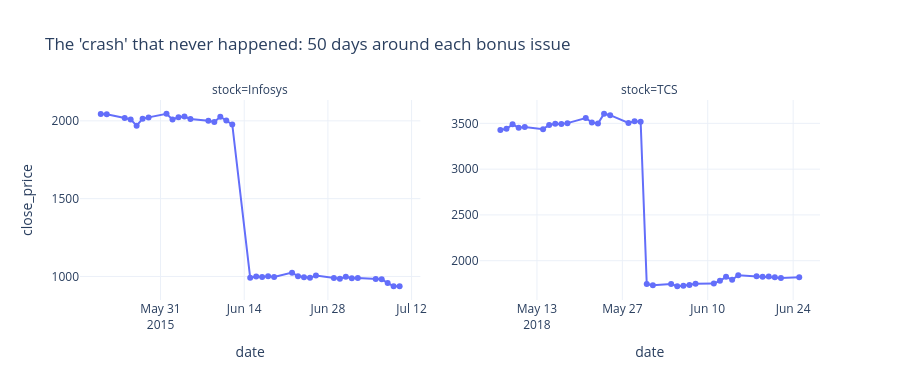

Notebook cell for this chart:
### Markdown cell above
Four stocks have a worst day between -6% and -10%. **TCS (-50.4%)** and **Infosys (-49.9%)** are twice as bad as anything else and happened on days with no bad news. A search for the stock name plus *bonus issue* explains it:

| Stock | Event date (first day at new price) | Corporate action |
|---|---|---|
| Infosys | 2015-06-15 | 1:1 bonus issue (shares double, price halves) |
| TCS | 2018-05-31 | 1:1 bonus issue (shares double, price halves) |

Nobody lost anything: shareholders simply hold twice the shares at half the price. Any price series that is not adjusted will show a fake -50% crash on that day, which corrupts **returns, moving averages and signals** around it.

### Code cell
zoom = []
for name, ev in A.BONUS_EVENTS.items():
    d = pd.read_sql_query(f"SELECT date, close_price FROM {stockdb.NAME_TO_TABLE[name]} WHERE date BETWEEN date('{ev}','-25 day') AND date('{ev}','+25 day')", con, parse_dates=["date"])
    d["stock"] = name; zoom.append(d)
zoom = pd.concat(zoom)
fig = px.line(zoom, x="date", y="close_price", facet_col="stock", markers=True, facet_col_spacing=0.08,
              title="The 'crash' that never happened: 50 days around each bonus issue")
fig.update_xaxes(matches=None); fig.update_yaxes(matches=None, showticklabels=True)
fig.update_layout(height=380)
fig.show()

### Figure 1 — Plotly figure (JSON) as saved in the notebook; plotly's stock layout.template omitted (floating-point values rounded to 4 significant figures)
{"data": [{"hovertemplate": "stock=Infosys<br>date=%{x}<br>close_price=%{y}<extra></extra>", "legendgroup": "", "line": {"color": "#636efa", "dash": "solid"}, "marker": {"symbol": "circle"}, "mode": "lines+markers", "name": "", "orientation": "v", "showlegend": false, "type": "scatter", "x": ["2015-05-21T00:00:00", "2015-05-22T00:00:00", "2015-05-25T00:00:00", "2015-05-26T00:00:00", "2015-05-27T00:00:00", "2015-05-28T00:00:00", "2015-05-29T00:00:00", "2015-06-01T00:00:00", "2015-06-02T00:00:00", "2015-06-03T00:00:00", "2015-06-04T00:00:00", "2015-06-05T00:00:00", "2015-06-08T00:00:00", "2015-06-09T00:00:00", "2015-06-10T00:00:00", "2015-06-11T00:00:00", "2015-06-12T00:00:00", "2015-06-15T00:00:00", "2015-06-16T00:00:00", "2015-06-17T00:00:00", "2015-06-18T00:00:00", "2015-06-19T00:00:00", "2015-06-22T00:00:00", "2015-06-23T00:00:00", "2015-06-24T00:00:00", "2015-06-25T00:00:00", "2015-06-26T00:00:00", "2015-06-29T00:00:00", "2015-06-30T00:00:00", "2015-07-01T00:00:00", "2015-07-02T00:00:00", "2015-07-03T00:00:00", "2015-07-06T00:00:00", "2015-07-07T00:00:00", "2015-07-08T00:00:00", "2015-07-09T00:00:00", "2015-07-10T00:00:00"], "xaxis": "x", "y": [2043.0, 2042.0, 2018.0, 2009.0, 1969.0, 2014.0, 2022.0, 2046.0, 2009.0, 2023.0, 2028.0, 2012.0, 2000.0, 1993.0, 2026.0, 2002.0, 1977.0, 991.1, 999.5, 995.8, 1001.0, 996.8, 1024.0, 1001.0, 995.1, 991.1, 1006.0, 990.2, 985.4, 997.7, 988.1, 990.0, 983.5, 982.0, 957.2, 937.7, 937.0], "yaxis": "y"}, {"hovertemplate": "stock=TCS<br>date=%{x}<br>close_price=%{y}<extra></extra>", "legendgroup": "", "line": {"color": "#636efa", "dash": "solid"}, "marker": {"symbol": "circle"}, "mode": "lines+markers", "name": "", "orientation": "v", "showlegend": false, "type": "scatter", "x": ["2018-05-07T00:00:00", "2018-05-08T00:00:00", "2018-05-09T00:00:00", "2018-05-10T00:00:00", "2018-05-11T00:00:00", "2018-05-14T00:00:00", "2018-05-15T00:00:00", "2018-05-16T00:00:00", "2018-05-17T00:00:00", "2018-05-18T00:00:00", "2018-05-21T00:00:00", "2018-05-22T00:00:00", "2018-05-23T00:00:00", "2018-05-24T00:00:00", "2018-05-25T00:00:00", "2018-05-28T00:00:00", "2018-05-29T00:00:00", "2018-05-30T00:00:00", "2018-05-31T00:00:00", "2018-06-01T00:00:00", "2018-06-04T00:00:00", "2018-06-05T00:00:00", "2018-06-06T00:00:00", "2018-06-07T00:00:00", "2018-06-08T00:00:00", "2018-06-11T00:00:00", "2018-06-12T00:00:00", "2018-06-13T00:00:00", "2018-06-14T00:00:00", "2018-06-15T00:00:00", "2018-06-18T00:00:00", "2018-06-19T00:00:00", "2018-06-20T00:00:00", "2018-06-21T00:00:00", "2018-06-22T00:00:00", "2018-06-25T00:00:00"], "xaxis": "x2", "y": [3428.0, 3441.0, 3489.0, 3453.0, 3461.0, 3437.0, 3482.0, 3496.0, 3493.0, 3502.0, 3558.0, 3508.0, 3497.0, 3605.0, 3589.0, 3504.0, 3523.0, 3518.0, 1745.0, 1732.0, 1745.0, 1721.0, 1727.0, 1735.0, 1748.0, 1751.0, 1781.0, 1824.0, 1792.0, 1841.0, 1831.0, 1826.0, 1826.0, 1820.0, 1812.0, 1820.0], "yaxis": "y2"}], "layout": {"annotations": [{"font": {}, "showarrow": false, "text": "stock=Infosys", "x": 0.23, "xanchor": "center", "xref": "paper", "y": 1, "yanchor": "bottom", "yref": "paper"}, {"font": {}, "showarrow": false, "text": "stock=TCS", "x": 0.77, "xanchor": "center", "xref": "paper", "y": 1, "yanchor": "bottom", "yref": "paper"}], "height": 380, "legend": {"tracegroupgap": 0}, "title": {"text": "The 'crash' that never happened: 50 days around each bonus issue"}, "xaxis": {"anchor": "y", "domain": [0, 0.46], "title": {"text": "date"}}, "xaxis2": {"anchor": "y2", "domain": [0.54, 1], "title": {"text": "date"}}, "yaxis": {"anchor": "x", "domain": [0, 1], "showticklabels": true, "title": {"text": "close_price"}}, "yaxis2": {"anchor": "x2", "domain": [0, 1], "showticklabels": true}}}
